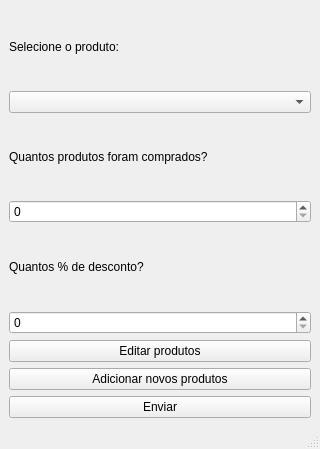
<?xml version="1.0" encoding="UTF-8"?>
<ui version="4.0">
 <class>MainWindow</class>
 <widget class="QMainWindow" name="MainWindow">
  <property name="geometry">
   <rect>
    <x>0</x>
    <y>0</y>
    <width>320</width>
    <height>449</height>
   </rect>
  </property>
  <property name="maximumSize">
   <size>
    <width>320</width>
    <height>16777215</height>
   </size>
  </property>
  <property name="windowTitle">
   <string>MainWindow</string>
  </property>
  <widget class="QWidget" name="centralwidget">
   <layout class="QGridLayout" name="gridLayout_2">
    <item row="0" column="0">
     <layout class="QGridLayout" name="gridLayout">
      <item row="9" column="0">
       <widget class="QPushButton" name="sendButton">
        <property name="text">
         <string>Enviar</string>
        </property>
       </widget>
      </item>
      <item row="6" column="0">
       <widget class="QPushButton" name="editButton">
        <property name="text">
         <string>Editar produtos</string>
        </property>
       </widget>
      </item>
      <item row="1" column="0">
       <widget class="QComboBox" name="productsBox"/>
      </item>
      <item row="0" column="0">
       <widget class="QLabel" name="label">
        <property name="text">
         <string>Selecione o produto:</string>
        </property>
       </widget>
      </item>
      <item row="4" column="0">
       <widget class="QLabel" name="label_3">
        <property name="text">
         <string>Quantos % de desconto?</string>
        </property>
       </widget>
      </item>
      <item row="2" column="0">
       <widget class="QLabel" name="label_2">
        <property name="text">
         <string>Quantos produtos foram comprados?</string>
        </property>
       </widget>
      </item>
      <item row="7" column="0">
       <widget class="QPushButton" name="addButton">
        <property name="text">
         <string>Adicionar novos produtos</string>
        </property>
       </widget>
      </item>
      <item row="3" column="0">
       <widget class="QSpinBox" name="quantityProducts"/>
      </item>
      <item row="5" column="0">
       <widget class="QSpinBox" name="discountPercentage"/>
      </item>
     </layout>
    </item>
   </layout>
  </widget>
  <widget class="QMenuBar" name="menubar">
   <property name="geometry">
    <rect>
     <x>0</x>
     <y>0</y>
     <width>320</width>
     <height>22</height>
    </rect>
   </property>
  </widget>
  <widget class="QStatusBar" name="statusbar"/>
 </widget>
 <resources/>
 <connections/>
</ui>
